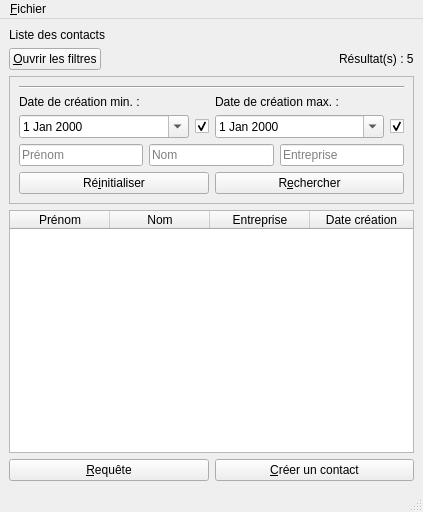
<?xml version="1.0" encoding="UTF-8"?>
<ui version="4.0">
 <class>MainWindow</class>
 <widget class="QMainWindow" name="MainWindow">
  <property name="enabled">
   <bool>true</bool>
  </property>
  <property name="geometry">
   <rect>
    <x>0</x>
    <y>0</y>
    <width>423</width>
    <height>512</height>
   </rect>
  </property>
  <property name="windowTitle">
   <string>Projet CDAA</string>
  </property>
  <widget class="QWidget" name="centralwidget">
   <layout class="QVBoxLayout" name="verticalLayout_2">
    <item>
     <layout class="QVBoxLayout" name="verticalLayout">
      <item>
       <widget class="QLabel" name="label">
        <property name="text">
         <string>Liste des contacts</string>
        </property>
       </widget>
      </item>
      <item>
       <layout class="QHBoxLayout" name="horizontalLayout">
        <item>
         <widget class="QPushButton" name="buttonOpenFilter">
          <property name="text">
           <string>&amp;Ouvrir les filtres</string>
          </property>
         </widget>
        </item>
        <item>
         <spacer name="horizontalSpacer">
          <property name="orientation">
           <enum>Qt::Horizontal</enum>
          </property>
          <property name="sizeHint" stdset="0">
           <size>
            <width>40</width>
            <height>20</height>
           </size>
          </property>
         </spacer>
        </item>
        <item>
         <widget class="QLabel" name="labelResult">
          <property name="text">
           <string>Résultat(s) : 5</string>
          </property>
         </widget>
        </item>
       </layout>
      </item>
      <item>
       <widget class="QFrame" name="frameFilter">
        <property name="frameShape">
         <enum>QFrame::StyledPanel</enum>
        </property>
        <property name="frameShadow">
         <enum>QFrame::Raised</enum>
        </property>
        <layout class="QVBoxLayout" name="verticalLayout_5">
         <item>
          <widget class="Line" name="line">
           <property name="orientation">
            <enum>Qt::Horizontal</enum>
           </property>
          </widget>
         </item>
         <item>
          <layout class="QVBoxLayout" name="verticalLayout_4">
           <item>
            <layout class="QHBoxLayout" name="horizontalLayout_7">
             <item>
              <widget class="QLabel" name="label_3">
               <property name="text">
                <string>Date de création min. :</string>
               </property>
              </widget>
             </item>
             <item>
              <widget class="QLabel" name="label_2">
               <property name="text">
                <string>Date de création max. :</string>
               </property>
              </widget>
             </item>
            </layout>
           </item>
           <item>
            <layout class="QHBoxLayout" name="horizontalLayout_5">
             <item>
              <widget class="QDateEdit" name="dateEditMin">
               <property name="toolTip">
                <string>&lt;html&gt;&lt;head/&gt;&lt;body&gt;&lt;p&gt;Date de création minimale.&lt;/p&gt;&lt;/body&gt;&lt;/html&gt;</string>
               </property>
               <property name="calendarPopup">
                <bool>true</bool>
               </property>
              </widget>
             </item>
             <item>
              <widget class="QCheckBox" name="checkBoxDateMin">
               <property name="sizePolicy">
                <sizepolicy hsizetype="Fixed" vsizetype="Fixed">
                 <horstretch>0</horstretch>
                 <verstretch>0</verstretch>
                </sizepolicy>
               </property>
               <property name="toolTip">
                <string>&lt;html&gt;&lt;head/&gt;&lt;body&gt;&lt;p&gt;Si désactivé, alors seuls les contacts dont la date de création est inférieure à la date maximale spécifiée seront recherchés.&lt;/p&gt;&lt;/body&gt;&lt;/html&gt;</string>
               </property>
               <property name="text">
                <string/>
               </property>
               <property name="checked">
                <bool>true</bool>
               </property>
              </widget>
             </item>
             <item>
              <widget class="QDateEdit" name="dateEditMax">
               <property name="toolTip">
                <string>&lt;html&gt;&lt;head/&gt;&lt;body&gt;&lt;p&gt;Date de création maximale.&lt;/p&gt;&lt;/body&gt;&lt;/html&gt;</string>
               </property>
               <property name="calendarPopup">
                <bool>true</bool>
               </property>
              </widget>
             </item>
             <item>
              <widget class="QCheckBox" name="checkBoxDateMax">
               <property name="sizePolicy">
                <sizepolicy hsizetype="Fixed" vsizetype="Fixed">
                 <horstretch>0</horstretch>
                 <verstretch>0</verstretch>
                </sizepolicy>
               </property>
               <property name="toolTip">
                <string>&lt;html&gt;&lt;head/&gt;&lt;body&gt;&lt;p&gt;Si désactivé, alors seuls les contacts dont la date de création est supérieure à la date minimale spécifiée seront recherchés.&lt;/p&gt;&lt;/body&gt;&lt;/html&gt;</string>
               </property>
               <property name="text">
                <string/>
               </property>
               <property name="checked">
                <bool>true</bool>
               </property>
              </widget>
             </item>
            </layout>
           </item>
           <item>
            <layout class="QHBoxLayout" name="horizontalLayout_3">
             <item>
              <widget class="QLineEdit" name="lineEditFilter2">
               <property name="text">
                <string/>
               </property>
               <property name="placeholderText">
                <string>Prénom</string>
               </property>
               <property name="clearButtonEnabled">
                <bool>true</bool>
               </property>
              </widget>
             </item>
             <item>
              <widget class="QLineEdit" name="lineEditFilter3">
               <property name="placeholderText">
                <string>Nom</string>
               </property>
               <property name="clearButtonEnabled">
                <bool>true</bool>
               </property>
              </widget>
             </item>
             <item>
              <widget class="QLineEdit" name="lineEditFilter1">
               <property name="text">
                <string/>
               </property>
               <property name="placeholderText">
                <string>Entreprise</string>
               </property>
               <property name="clearButtonEnabled">
                <bool>true</bool>
               </property>
              </widget>
             </item>
            </layout>
           </item>
           <item>
            <layout class="QHBoxLayout" name="horizontalLayout_4">
             <item>
              <widget class="QPushButton" name="buttonReset">
               <property name="text">
                <string>Ré&amp;initialiser</string>
               </property>
              </widget>
             </item>
             <item>
              <widget class="QPushButton" name="buttonFiltrer">
               <property name="text">
                <string>R&amp;echercher</string>
               </property>
              </widget>
             </item>
            </layout>
           </item>
          </layout>
         </item>
        </layout>
       </widget>
      </item>
      <item>
       <widget class="QTableWidget" name="tableWidget">
        <property name="sizeAdjustPolicy">
         <enum>QAbstractScrollArea::AdjustIgnored</enum>
        </property>
        <property name="editTriggers">
         <set>QAbstractItemView::NoEditTriggers</set>
        </property>
        <property name="selectionMode">
         <enum>QAbstractItemView::SingleSelection</enum>
        </property>
        <property name="selectionBehavior">
         <enum>QAbstractItemView::SelectRows</enum>
        </property>
        <property name="showGrid">
         <bool>false</bool>
        </property>
        <property name="sortingEnabled">
         <bool>true</bool>
        </property>
        <property name="cornerButtonEnabled">
         <bool>false</bool>
        </property>
        <attribute name="horizontalHeaderHighlightSections">
         <bool>false</bool>
        </attribute>
        <attribute name="horizontalHeaderStretchLastSection">
         <bool>true</bool>
        </attribute>
        <attribute name="verticalHeaderVisible">
         <bool>false</bool>
        </attribute>
        <column>
         <property name="text">
          <string>Prénom</string>
         </property>
        </column>
        <column>
         <property name="text">
          <string>Nom</string>
         </property>
        </column>
        <column>
         <property name="text">
          <string>Entreprise</string>
         </property>
        </column>
        <column>
         <property name="text">
          <string>Date création</string>
         </property>
        </column>
       </widget>
      </item>
      <item>
       <layout class="QHBoxLayout" name="horizontalLayout_2">
        <item>
         <widget class="QPushButton" name="buttonRequest">
          <property name="text">
           <string>&amp;Requête</string>
          </property>
         </widget>
        </item>
        <item>
         <widget class="QPushButton" name="ButtonCreateContact">
          <property name="text">
           <string>&amp;Créer un contact</string>
          </property>
         </widget>
        </item>
       </layout>
      </item>
     </layout>
    </item>
   </layout>
  </widget>
  <widget class="QMenuBar" name="menubar">
   <property name="geometry">
    <rect>
     <x>0</x>
     <y>0</y>
     <width>423</width>
     <height>20</height>
    </rect>
   </property>
   <property name="defaultUp">
    <bool>false</bool>
   </property>
   <property name="nativeMenuBar">
    <bool>true</bool>
   </property>
   <widget class="QMenu" name="menuFichier">
    <property name="tearOffEnabled">
     <bool>false</bool>
    </property>
    <property name="title">
     <string>&amp;Fichier</string>
    </property>
    <property name="separatorsCollapsible">
     <bool>false</bool>
    </property>
    <property name="toolTipsVisible">
     <bool>false</bool>
    </property>
    <addaction name="actionResetAll"/>
    <addaction name="actionExportJson"/>
    <addaction name="actionQuit"/>
   </widget>
   <addaction name="menuFichier"/>
  </widget>
  <widget class="QStatusBar" name="statusbar"/>
  <action name="actionResetAll">
   <property name="text">
    <string>&amp;Réinitialiser tout</string>
   </property>
  </action>
  <action name="actionExportJson">
   <property name="text">
    <string>&amp;Exporter en JSON</string>
   </property>
   <property name="shortcut">
    <string>Ctrl+E</string>
   </property>
  </action>
  <action name="actionQuit">
   <property name="text">
    <string>&amp;Quitter</string>
   </property>
   <property name="shortcut">
    <string>Ctrl+Q</string>
   </property>
  </action>
 </widget>
 <resources/>
 <connections>
  <connection>
   <sender>checkBoxDateMin</sender>
   <signal>toggled(bool)</signal>
   <receiver>dateEditMin</receiver>
   <slot>setEnabled(bool)</slot>
   <hints>
    <hint type="sourcelabel">
     <x>198</x>
     <y>99</y>
    </hint>
    <hint type="destinationlabel">
     <x>131</x>
     <y>109</y>
    </hint>
   </hints>
  </connection>
  <connection>
   <sender>checkBoxDateMax</sender>
   <signal>toggled(bool)</signal>
   <receiver>dateEditMax</receiver>
   <slot>setEnabled(bool)</slot>
   <hints>
    <hint type="sourcelabel">
     <x>396</x>
     <y>102</y>
    </hint>
    <hint type="destinationlabel">
     <x>370</x>
     <y>104</y>
    </hint>
   </hints>
  </connection>
 </connections>
</ui>
